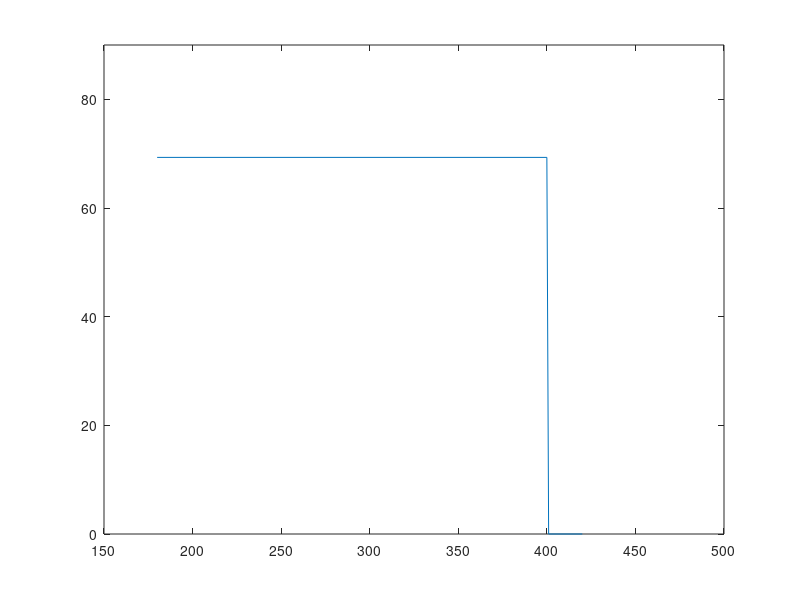
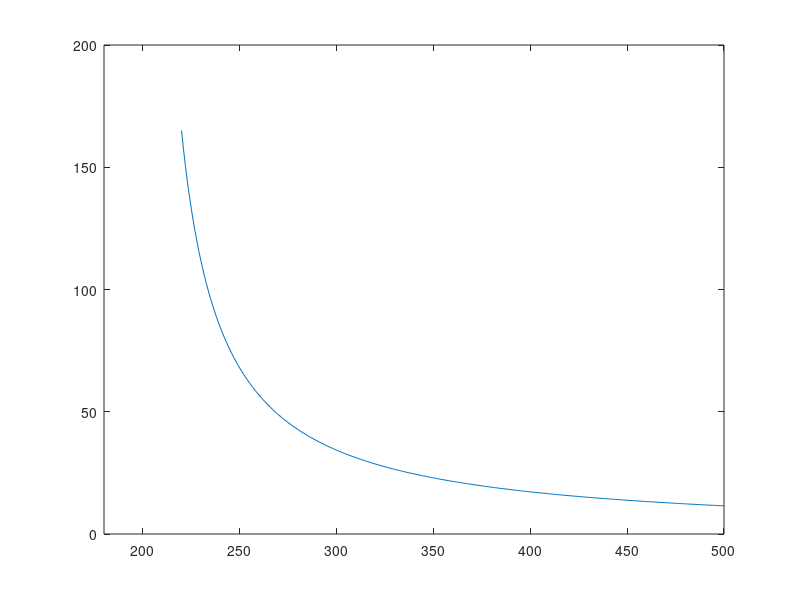

Recreate these plots in MATLAB, in order.
% Far1 half-life modular vs. non-modular

k = 0.01;
tau = 1/k;
halflife = log(2)*tau;
yvals = [halflife halflife 0 0];
xvals = [180 400 401 420];
figure(1)
plot(xvals, yvals)
ylim([0 90])
xlim([150 500])

t = 1:1:500;
k_nonmod = k.*t./50;
tau_nonmod = 1./k_nonmod;
halflife_nonmod = log(2).*tau_nonmod;
figure(2)
plot(t(220:500),halflife_nonmod(21:301))
ylim([0 200])
xlim([180 500])